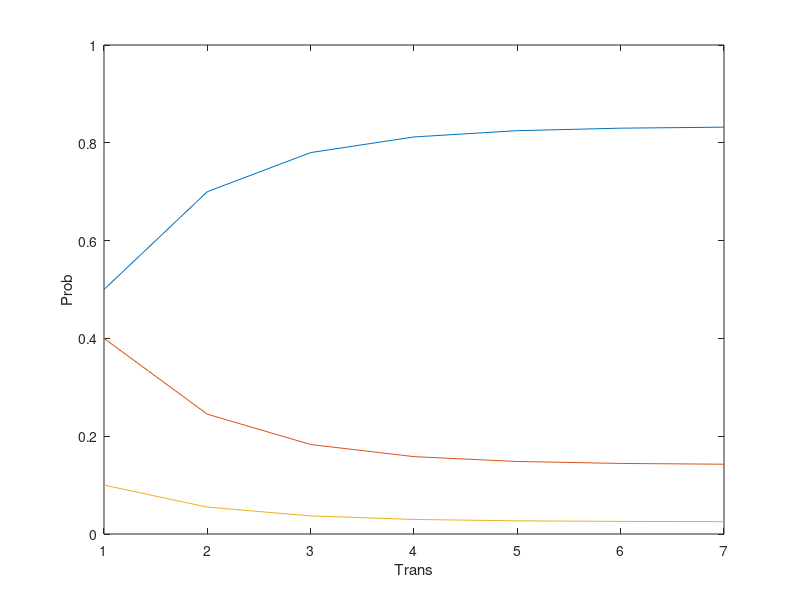

The MATLAB source for this figure:
%% a
T = zeros(3,3);
T(1,1) = 1-0.09-0.01;
T(1,2) = 1-0.4-0.1;
T(2,1) = 0.09;
T(2,2) = 0.4;
T(3,1) = 0.01;
T(3,2) = 0.1;
T(:,3) = T(:,2);
v = [0;0;1];
%% b
T4 = T^3 *v
%% c
xn = v;
  i = 1;
  graphProb = [];
  
  while 1
    xOld = xn;
    xn = T^i*v;
    
    if(max(abs(xn-xOld))<1e-3)
      break;
    end
    
    graphProb = [graphProb xn];
    plot(graphProb');
    drawnow();
    
    i = i + 1;
  end
  
  xlabel("Trans");
  ylabel("Prob");
  xn(3)
  xn(2)+xn(3)
  xn